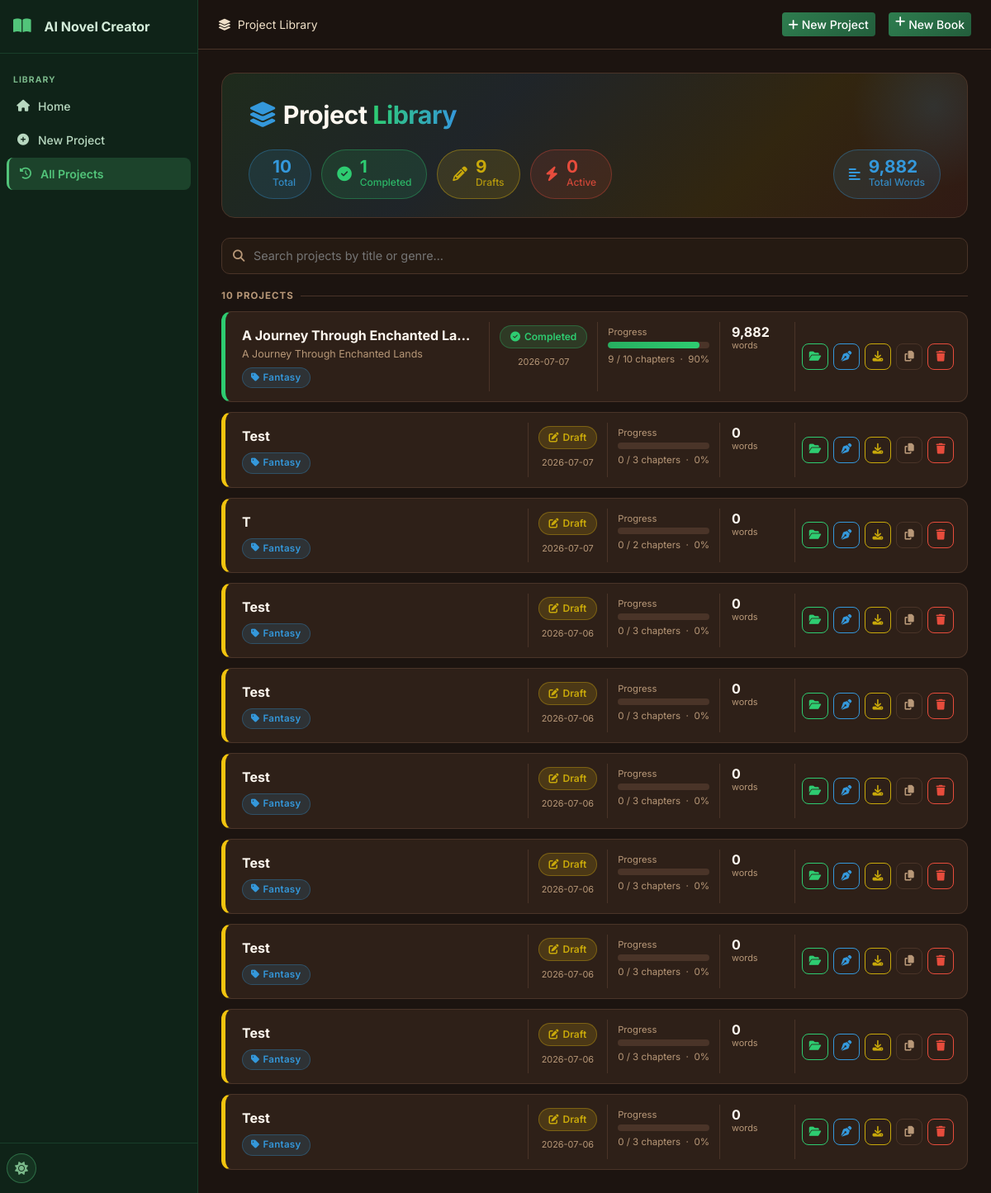
Before: /history with the older database file.
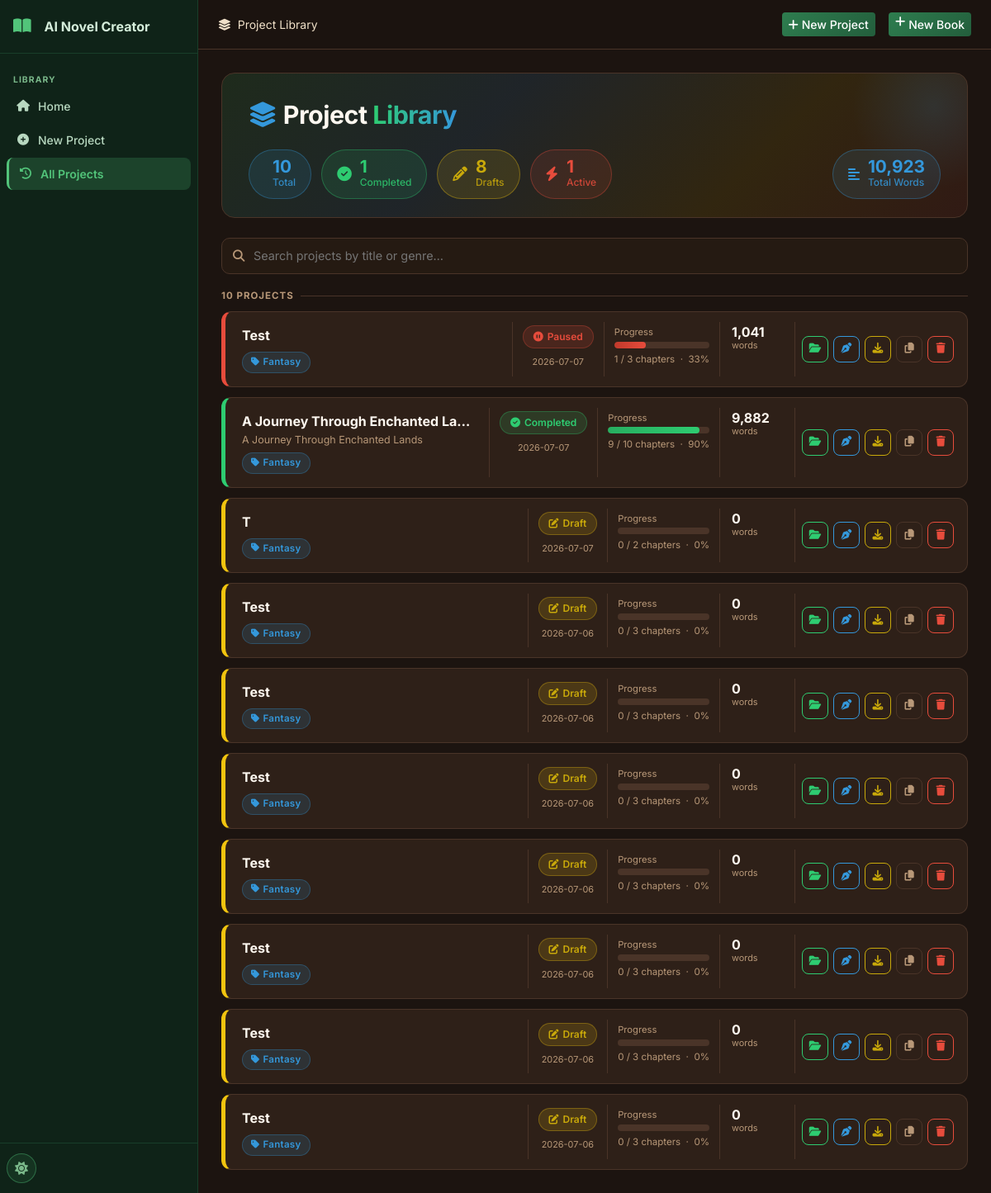
After: the same page with the newer database file.
### tables this page shows
CREATE TABLE settings (
    id INTEGER PRIMARY KEY AUTOINCREMENT,
    key TEXT UNIQUE NOT NULL,
    value TEXT,
    updated_at TIMESTAMP DEFAULT CURRENT_TIMESTAMP
);

CREATE TABLE projects (
    id INTEGER PRIMARY KEY AUTOINCREMENT,
    title TEXT NOT NULL,
    subtitle TEXT DEFAULT '',
    genre TEXT DEFAULT 'Fantasy',
    audience TEXT DEFAULT 'Adult',
    description TEXT DEFAULT '',
    language TEXT DEFAULT 'English',
    story_type TEXT DEFAULT 'Novel',
    writing_style TEXT DEFAULT 'Descriptive',
    point_of_view TEXT DEFAULT 'Third Person Limited',
    tense TEXT DEFAULT 'Past',
    tone TEXT DEFAULT 'Adventurous',
    num_chapters INTEGER DEFAULT 10,
    words_per_chapter INTEGER DEFAULT 2000,
    creativity_level TEXT DEFAULT 'balanced',
    temperature REAL DEFAULT 0.7,
    top_p REAL DEFAULT 0.9,
    max_tokens INTEGER DEFAULT 4096,
    status TEXT DEFAULT 'draft',
    current_chapter INTEGER DEFAULT 0,
    total_words INTEGER DEFAULT 0,
    cover_prompt TEXT DEFAULT '',
    include_images INTEGER DEFAULT 0,
    images_per_chapter INTEGER DEFAULT 1,
    image_style TEXT DEFAULT 'Realistic',
    created_at TIMESTAMP DEFAULT CURRENT_TIMESTAMP,
    updated_at TIMESTAMP DEFAULT CURRENT_TIMESTAMP
);

### routes/main.py (the view)
@bp.route('/history')
def history():
    db = get_db()
    projects = db.execute('SELECT * FROM projects ORDER BY updated_at DESC').fetchall()
    return render_template('history.html', projects=projects)

### database/__init__.py (called while the page is built)
def get_db():
    if 'db' not in g:
        db_path = current_app.config['DATABASE']
        os.makedirs(os.path.dirname(db_path), exist_ok=True)
        g.db = sqlite3.connect(db_path)
        g.db.row_factory = sqlite3.Row
        g.db.execute('PRAGMA foreign_keys = ON')
        g.db.execute('PRAGMA journal_mode = WAL')
    return g.db

### utils/helpers.py (called while the page is built)
def get_setting(db, key, default=''):
    row = db.execute('SELECT value FROM settings WHERE key = ?', (key,)).fetchone()
    return row['value'] if row else default

### templates/history.html (shortened to what this page needs)
{% extends "base.html" %}
{% block breadcrumb %}<i class="fas fa-layer-group me-2"></i>Project Library{% endblock %}
{% block topnav_actions %}
<a href="{{ url_for('projects.new_project') }}" class="btn btn-primary btn-sm me-2">
  <i class="fas fa-plus me-1"></i>New Project
</a>
{% endblock %}
{% block content %}
{% set total     = projects | length %}
{% set completed = projects | selectattr('status', 'equalto', 'completed') | list | length %}
{% set drafts    = projects | selectattr('status', 'equalto', 'draft')     | list | length %}
{% set active    = projects | rejectattr('status', 'in', ['completed','draft']) | list | length %}
{% set total_words = projects | sum(attribute='total_words') %}
<div class="lib-hero">
  <div class="lib-hero-title"><i class="fas fa-layer-group me-2" style="color:var(--hl-blue)"></i>Project <span>Library</span></div>
  <div class="stat-pills">
    <div class="stat-pill sp-blue">
      <div><div class="sp-num">{{ total }}</div><div class="sp-label">Total</div></div>
    </div>
    <div class="stat-pill sp-green">
      <i class="fas fa-check-circle" style="font-size:1.1rem"></i>
      <div><div class="sp-num">{{ completed }}</div><div class="sp-label">Completed</div></div>
    </div>
    <div class="stat-pill sp-lemon">
      <i class="fas fa-pencil-alt" style="font-size:1.1rem"></i>
      <div><div class="sp-num">{{ drafts }}</div><div class="sp-label">Drafts</div></div>
    </div>
    <div class="stat-pill sp-red">
      <i class="fas fa-bolt" style="font-size:1.1rem"></i>
      <div><div class="sp-num">{{ active }}</div><div class="sp-label">Active</div></div>
    </div>
    <div class="stat-pill sp-blue" style="margin-left:auto">
      <i class="fas fa-align-left" style="font-size:1rem"></i>
      <div><div class="sp-num">{{ '{:,}'.format(total_words) }}</div><div class="sp-label">Total Words</div></div>
    </div>
  </div>
</div>
{% if projects %}
<div class="lib-search-wrap">
  <i class="fas fa-search"></i>
  <input class="lib-search" id="libSearch" type="text" placeholder="Search projects by title or genre…" oninput="filterCards()">
</div>
<div class="lib-section-label">{{ total }} Project{{ 's' if total != 1 }}</div>
<div class="project-cards" id="projectCards">
  {% for p in projects %}
  {% set pct = (p.current_chapter / p.num_chapters * 100) | int if p.num_chapters else 0 %}
  {% set sc = 'sc-' + p.status if p.status in ['completed','draft','generating','paused'] else 'sc-default' %}
  {% set pb = 'pb-' + p.status if p.status in ['completed','draft','generating','paused'] else 'pb-default' %}
  <div class="pcard status-{{ p.status }}" data-title="{{ p.title | lower }}" data-genre="{{ p.genre | lower }}">
    <div class="pcard-main">
      <div class="pcard-title">{{ p.title }}</div>
      {% if p.subtitle %}<div class="pcard-subtitle">{{ p.subtitle }}</div>{% endif %}
      <div class="genre-chip"><i class="fas fa-tag me-1"></i>{{ p.genre }}</div>
    </div>
    <div class="pcard-meta">
      <span class="status-chip {{ sc }}">
        {% if p.status == 'completed' %}<i class="fas fa-check-circle"></i>
        {% elif p.status == 'generating' %}<i class="fas fa-spinner fa-spin"></i>
        {% elif p.status == 'paused' %}<i class="fas fa-pause-circle"></i>
        {% else %}<i class="fas fa-edit"></i>{% endif %}
        {{ p.status | title }}
      </span>
      <div class="stat-unit mt-1">{{ p.updated_at[:10] }}</div>
    </div>
    <div class="pcard-prog">
      <div class="lib-prog-label">Progress</div>
      <div class="lib-progress">
        <div class="lib-progress-bar {{ pb }}" style="width:{{ pct }}%"></div>
      </div>
      <div class="lib-pct">{{ p.current_chapter }} / {{ p.num_chapters }} chapters &nbsp;·&nbsp; {{ pct }}%</div>
    </div>
    <div class="pcard-stats">
      <div>
        <div class="stat-num">{{ '{:,}'.format(p.total_words) }}</div>
        <div class="stat-unit">words</div>
      </div>
    </div>
    <div class="pcard-acts">
      <a href="{{ url_for('projects.project_detail', project_id=p.id) }}" class="act-btn act-green" title="Open project">
        <i class="fas fa-folder-open"></i>
      </a>
      <a href="{{ url_for('editor.editor_page', project_id=p.id) }}" class="act-btn act-blue" title="Open editor">
        <i class="fas fa-pen-nib"></i>
      </a>
      <a href="{{ url_for('exports.export_page', project_id=p.id) }}" class="act-btn act-lemon" title="Export">
        <i class="fas fa-download"></i>
      </a>
      <form method="POST" action="{{ url_for('projects.duplicate_project', project_id=p.id) }}" style="display:inline">
        <button type="submit" class="act-btn act-neutral" title="Duplicate">
          <i class="fas fa-copy"></i>
        </button>
      </form>
      <button class="act-btn act-red" onclick="confirmDelete({{ p.id }}, '{{ p.title | e }}')" title="Delete">
        <i class="fas fa-trash"></i>
      </button>
    </div>
  </div>
  {% endfor %}
</div>
{% endif %}
{% endblock %}

### templates/base.html (shortened to what this page needs)
<!DOCTYPE html>
<html lang="en" data-theme="{{ default_theme }}">
<head>
  <link href="https://cdn.jsdelivr.net/npm/bootstrap@5.3.2/dist/css/bootstrap.min.css" rel="stylesheet">
  <link href="https://cdnjs.cloudflare.com/ajax/libs/font-awesome/6.5.0/css/all.min.css" rel="stylesheet">
  <link href="{{ url_for('static', filename='css/style.css') }}" rel="stylesheet">
</head>
<body>
<nav class="sidebar" id="sidebar">
  <div class="sidebar-header">
    <a href="{{ url_for('main.index') }}" class="sidebar-brand">
      <i class="fas fa-book-open me-2"></i>
      <span>{{ app_name }}</span>
    </a>
  </div>
  <div class="sidebar-menu">
    <div class="sidebar-section-label">LIBRARY</div>
    <a href="{{ url_for('main.index') }}" class="sidebar-item {% if request.endpoint == 'main.index' %}active{% endif %}">
      <i class="fas fa-home"></i><span>Home</span>
    </a>
    <a href="{{ url_for('projects.new_project') }}" class="sidebar-item {% if request.endpoint == 'projects.new_project' %}active{% endif %}">
      <i class="fas fa-plus-circle"></i><span>New Project</span>
    </a>
    <a href="{{ url_for('main.history') }}" class="sidebar-item {% if request.endpoint == 'main.history' %}active{% endif %}">
      <i class="fas fa-history"></i><span>All Projects</span>
    </a>
  </div>
  <div class="sidebar-footer">
    <button class="theme-toggle" onclick="toggleTheme()" title="Toggle theme">
      <i class="fas fa-moon" id="themeIcon"></i>
    </button>
  </div>
</nav>
<div class="main-wrapper" id="mainWrapper">
  <header class="topnav">
    <div class="topnav-breadcrumb">
      {% block breadcrumb %}{% endblock %}
    </div>
    <div class="topnav-actions ms-auto">
      {% block topnav_actions %}{% endblock %}
      <a href="{{ url_for('projects.new_project') }}" class="btn btn-primary btn-sm d-none d-md-inline-flex">
        <i class="fas fa-plus me-1"></i>New Book
      </a>
    </div>
  </header>
  <main class="content-area">
    {% block content %}{% endblock %}
  </main>
</div>
<div class="toast-container position-fixed bottom-0 end-0 p-3" id="toastContainer"></div>
</body>
</html>

Changed rows visible on the page:
changed projects: status "Draft" → "Paused"; current_chapter "0" → "1"; pct "0" → "33"; total_words "0" → "1,041"; moves up the list
Other visible differences:
{{ drafts }}: "9" → "8"
{{ active }}: "0" → "1"
{{ '{:,}'.format(total_words) }}: "9,882" → "10,923"
